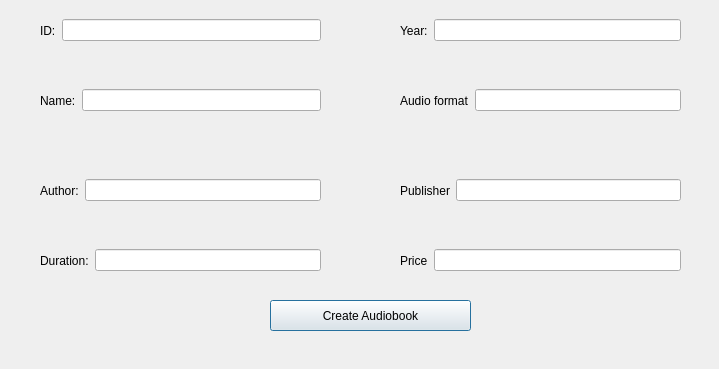
<?xml version="1.0" encoding="UTF-8"?>
<ui version="4.0">
 <class>DialogAudiobookCreate</class>
 <widget class="QDialog" name="DialogAudiobookCreate">
  <property name="geometry">
   <rect>
    <x>0</x>
    <y>0</y>
    <width>719</width>
    <height>369</height>
   </rect>
  </property>
  <property name="windowTitle">
   <string>Dialog</string>
  </property>
  <widget class="QWidget" name="horizontalLayoutWidget">
   <property name="geometry">
    <rect>
     <x>30</x>
     <y>10</y>
     <width>301</width>
     <height>41</height>
    </rect>
   </property>
   <layout class="QHBoxLayout" name="VL_ID">
    <property name="leftMargin">
     <number>10</number>
    </property>
    <property name="rightMargin">
     <number>10</number>
    </property>
    <item>
     <widget class="QLabel" name="label_id_input">
      <property name="text">
       <string>ID:</string>
      </property>
     </widget>
    </item>
    <item>
     <widget class="QLineEdit" name="lineEdit_id"/>
    </item>
   </layout>
  </widget>
  <widget class="QWidget" name="horizontalLayoutWidget_2">
   <property name="geometry">
    <rect>
     <x>30</x>
     <y>80</y>
     <width>301</width>
     <height>41</height>
    </rect>
   </property>
   <layout class="QHBoxLayout" name="HL_Name">
    <property name="leftMargin">
     <number>10</number>
    </property>
    <property name="rightMargin">
     <number>10</number>
    </property>
    <item>
     <widget class="QLabel" name="label_name_input">
      <property name="text">
       <string>Name:</string>
      </property>
     </widget>
    </item>
    <item>
     <widget class="QLineEdit" name="lineEdit_name"/>
    </item>
   </layout>
  </widget>
  <widget class="QWidget" name="horizontalLayoutWidget_3">
   <property name="geometry">
    <rect>
     <x>30</x>
     <y>170</y>
     <width>301</width>
     <height>41</height>
    </rect>
   </property>
   <layout class="QHBoxLayout" name="horizontalLayout_3">
    <property name="leftMargin">
     <number>10</number>
    </property>
    <property name="rightMargin">
     <number>10</number>
    </property>
    <item>
     <widget class="QLabel" name="label_author_input">
      <property name="text">
       <string>Author:</string>
      </property>
     </widget>
    </item>
    <item>
     <widget class="QLineEdit" name="lineEdit_author"/>
    </item>
   </layout>
  </widget>
  <widget class="QWidget" name="horizontalLayoutWidget_5">
   <property name="geometry">
    <rect>
     <x>390</x>
     <y>10</y>
     <width>301</width>
     <height>41</height>
    </rect>
   </property>
   <layout class="QHBoxLayout" name="horizontalLayout_5">
    <property name="leftMargin">
     <number>10</number>
    </property>
    <property name="rightMargin">
     <number>10</number>
    </property>
    <item>
     <widget class="QLabel" name="label_year_input">
      <property name="text">
       <string>Year:</string>
      </property>
     </widget>
    </item>
    <item>
     <widget class="QLineEdit" name="lineEdit_year"/>
    </item>
   </layout>
  </widget>
  <widget class="QWidget" name="horizontalLayoutWidget_4">
   <property name="geometry">
    <rect>
     <x>30</x>
     <y>240</y>
     <width>301</width>
     <height>41</height>
    </rect>
   </property>
   <layout class="QHBoxLayout" name="horizontalLayout_4">
    <property name="leftMargin">
     <number>10</number>
    </property>
    <property name="rightMargin">
     <number>10</number>
    </property>
    <item>
     <widget class="QLabel" name="label_duration_input">
      <property name="text">
       <string>Duration:</string>
      </property>
     </widget>
    </item>
    <item>
     <widget class="QLineEdit" name="lineEdit_duration"/>
    </item>
   </layout>
  </widget>
  <widget class="QPushButton" name="pushButton">
   <property name="geometry">
    <rect>
     <x>270</x>
     <y>300</y>
     <width>201</width>
     <height>31</height>
    </rect>
   </property>
   <property name="text">
    <string>Create Audiobook</string>
   </property>
  </widget>
  <widget class="QWidget" name="horizontalLayoutWidget_6">
   <property name="geometry">
    <rect>
     <x>390</x>
     <y>80</y>
     <width>301</width>
     <height>41</height>
    </rect>
   </property>
   <layout class="QHBoxLayout" name="horizontalLayout_6">
    <property name="leftMargin">
     <number>10</number>
    </property>
    <property name="rightMargin">
     <number>10</number>
    </property>
    <item>
     <widget class="QLabel" name="label_audioFormat_input">
      <property name="text">
       <string>Audio format</string>
      </property>
     </widget>
    </item>
    <item>
     <widget class="QLineEdit" name="lineEdit_audioFormat"/>
    </item>
   </layout>
  </widget>
  <widget class="QWidget" name="horizontalLayoutWidget_7">
   <property name="geometry">
    <rect>
     <x>390</x>
     <y>170</y>
     <width>301</width>
     <height>41</height>
    </rect>
   </property>
   <layout class="QHBoxLayout" name="horizontalLayout_7">
    <property name="leftMargin">
     <number>10</number>
    </property>
    <property name="rightMargin">
     <number>10</number>
    </property>
    <item>
     <widget class="QLabel" name="label_publisher_input">
      <property name="text">
       <string>Publisher</string>
      </property>
     </widget>
    </item>
    <item>
     <widget class="QLineEdit" name="lineEdit_publisher"/>
    </item>
   </layout>
  </widget>
  <widget class="QWidget" name="horizontalLayoutWidget_8">
   <property name="geometry">
    <rect>
     <x>390</x>
     <y>240</y>
     <width>301</width>
     <height>41</height>
    </rect>
   </property>
   <layout class="QHBoxLayout" name="horizontalLayout_8">
    <property name="leftMargin">
     <number>10</number>
    </property>
    <property name="rightMargin">
     <number>10</number>
    </property>
    <item>
     <widget class="QLabel" name="label_price_input">
      <property name="text">
       <string>Price</string>
      </property>
     </widget>
    </item>
    <item>
     <widget class="QLineEdit" name="lineEdit_year_4"/>
    </item>
   </layout>
  </widget>
 </widget>
 <resources/>
 <connections/>
</ui>
